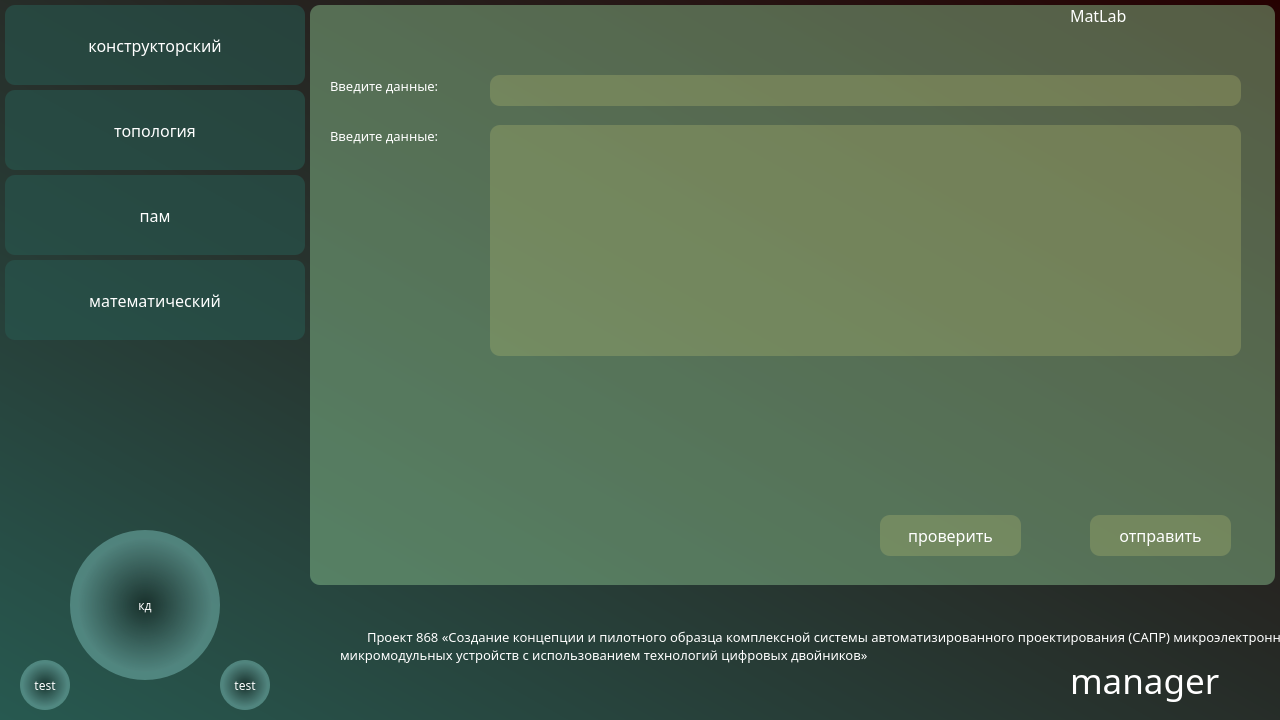
<?xml version="1.0" encoding="UTF-8"?>
<ui version="4.0">
 <class>MainWindow</class>
 <widget class="QMainWindow" name="MainWindow">
  <property name="geometry">
   <rect>
    <x>0</x>
    <y>0</y>
    <width>1280</width>
    <height>720</height>
   </rect>
  </property>
  <property name="sizePolicy">
   <sizepolicy hsizetype="Preferred" vsizetype="Preferred">
    <horstretch>0</horstretch>
    <verstretch>0</verstretch>
   </sizepolicy>
  </property>
  <property name="windowTitle">
   <string>MainWindow</string>
  </property>
  <property name="styleSheet">
   <string notr="true">background-color: qlineargradient(spread:pad, x1:0, y1:1, x2:1, y2:0, stop:0 rgba(39, 89, 80, 255), stop:1 rgba(38, 1, 1, 255));</string>
  </property>
  <widget class="QWidget" name="centralwidget">
   <widget class="QPushButton" name="btn_engen">
    <property name="enabled">
     <bool>true</bool>
    </property>
    <property name="geometry">
     <rect>
      <x>5</x>
      <y>5</y>
      <width>300</width>
      <height>80</height>
     </rect>
    </property>
    <property name="font">
     <font>
      <family>Sitka</family>
      <pointsize>12</pointsize>
      <weight>50</weight>
      <italic>false</italic>
      <bold>false</bold>
      <strikeout>false</strikeout>
     </font>
    </property>
    <property name="cursor">
     <cursorShape>ArrowCursor</cursorShape>
    </property>
    <property name="styleSheet">
     <string notr="true">background-color: rgba(39, 89, 80, 150);
color: rgb(255, 255, 255);
border-radius: 10px;
border: none</string>
    </property>
    <property name="text">
     <string>конструкторский</string>
    </property>
   </widget>
   <widget class="QPushButton" name="btn_topology">
    <property name="enabled">
     <bool>true</bool>
    </property>
    <property name="geometry">
     <rect>
      <x>5</x>
      <y>90</y>
      <width>300</width>
      <height>80</height>
     </rect>
    </property>
    <property name="font">
     <font>
      <family>Sitka</family>
      <pointsize>12</pointsize>
      <weight>50</weight>
      <italic>false</italic>
      <bold>false</bold>
      <strikeout>false</strikeout>
     </font>
    </property>
    <property name="cursor">
     <cursorShape>ArrowCursor</cursorShape>
    </property>
    <property name="styleSheet">
     <string notr="true">background-color: rgba(39, 89, 80, 150);
color: rgb(255, 255, 255);
border-radius: 10px;
border: none</string>
    </property>
    <property name="text">
     <string>топология</string>
    </property>
   </widget>
   <widget class="QPushButton" name="btn_pam">
    <property name="enabled">
     <bool>true</bool>
    </property>
    <property name="geometry">
     <rect>
      <x>5</x>
      <y>175</y>
      <width>300</width>
      <height>80</height>
     </rect>
    </property>
    <property name="font">
     <font>
      <family>Sitka</family>
      <pointsize>12</pointsize>
      <weight>50</weight>
      <italic>false</italic>
      <bold>false</bold>
      <strikeout>false</strikeout>
     </font>
    </property>
    <property name="cursor">
     <cursorShape>ArrowCursor</cursorShape>
    </property>
    <property name="styleSheet">
     <string notr="true">background-color: rgba(39, 89, 80, 150);
color: rgb(255, 255, 255);
border-radius: 10px;
border: none</string>
    </property>
    <property name="text">
     <string>пам</string>
    </property>
   </widget>
   <widget class="QPushButton" name="btn_math">
    <property name="enabled">
     <bool>true</bool>
    </property>
    <property name="geometry">
     <rect>
      <x>5</x>
      <y>260</y>
      <width>300</width>
      <height>80</height>
     </rect>
    </property>
    <property name="font">
     <font>
      <family>Sitka</family>
      <pointsize>12</pointsize>
      <weight>50</weight>
      <italic>false</italic>
      <bold>false</bold>
      <strikeout>false</strikeout>
     </font>
    </property>
    <property name="cursor">
     <cursorShape>ArrowCursor</cursorShape>
    </property>
    <property name="styleSheet">
     <string notr="true">background-color: rgba(39, 89, 80, 150);
color: rgb(255, 255, 255);
border-radius: 10px;
border: none</string>
    </property>
    <property name="text">
     <string>математический</string>
    </property>
   </widget>
   <widget class="QPushButton" name="btn_kd">
    <property name="enabled">
     <bool>true</bool>
    </property>
    <property name="geometry">
     <rect>
      <x>70</x>
      <y>530</y>
      <width>150</width>
      <height>150</height>
     </rect>
    </property>
    <property name="font">
     <font>
      <family>Sitka</family>
      <pointsize>9</pointsize>
      <weight>50</weight>
      <italic>false</italic>
      <bold>false</bold>
      <strikeout>false</strikeout>
     </font>
    </property>
    <property name="cursor">
     <cursorShape>ArrowCursor</cursorShape>
    </property>
    <property name="styleSheet">
     <string notr="true">background-color: qradialgradient(spread:pad, cx:0.5, cy:0.5, radius:0.5, fx:0.5, fy:0.5, stop:0 rgba(0, 0, 0, 96), stop:0.895522 rgba(105, 164, 159, 161));
color: rgb(255, 255, 255);
border-radius: 75px;
border: none</string>
    </property>
    <property name="text">
     <string>кд</string>
    </property>
   </widget>
   <widget class="QLabel" name="text_manager">
    <property name="geometry">
     <rect>
      <x>1070</x>
      <y>650</y>
      <width>191</width>
      <height>61</height>
     </rect>
    </property>
    <property name="font">
     <font>
      <family>Sitka</family>
      <pointsize>26</pointsize>
     </font>
    </property>
    <property name="styleSheet">
     <string notr="true">background-color: rgba(39, 89, 80, 0);
color: rgb(255, 255, 255);</string>
    </property>
    <property name="text">
     <string>manager</string>
    </property>
    <property name="textFormat">
     <enum>Qt::AutoText</enum>
    </property>
   </widget>
   <widget class="QLabel" name="label_2">
    <property name="geometry">
     <rect>
      <x>340</x>
      <y>600</y>
      <width>1001</width>
      <height>91</height>
     </rect>
    </property>
    <property name="font">
     <font>
      <family>Sitka</family>
      <pointsize>10</pointsize>
     </font>
    </property>
    <property name="styleSheet">
     <string notr="true">background-color: rgba(39, 89, 80, 0);
color: rgb(255, 255, 255);</string>
    </property>
    <property name="text">
     <string>        Проект 868 «Создание концепции и пилотного образца комплексной системы автоматизированного проектирования (САПР) микроэлектронных и микромодульных устройств с использованием технологий цифровых двойников»</string>
    </property>
    <property name="textFormat">
     <enum>Qt::AutoText</enum>
    </property>
    <property name="wordWrap">
     <bool>true</bool>
    </property>
   </widget>
   <widget class="QStackedWidget" name="stackedWidget">
    <property name="geometry">
     <rect>
      <x>310</x>
      <y>5</y>
      <width>965</width>
      <height>580</height>
     </rect>
    </property>
    <property name="styleSheet">
     <string notr="true">background-color: rgba(65, 191, 179,70);
border-radius: 10px;
border: none</string>
    </property>
    <property name="currentIndex">
     <number>3</number>
    </property>
    <widget class="QWidget" name="page">
     <property name="styleSheet">
      <string notr="true">background-color: rgba(163, 171, 120, 70);
border-radius: 10px;
border: none</string>
     </property>
     <widget class="QLabel" name="text_arch_eng">
      <property name="geometry">
       <rect>
        <x>760</x>
        <y>0</y>
        <width>201</width>
        <height>21</height>
       </rect>
      </property>
      <property name="font">
       <font>
        <family>Sitka</family>
        <pointsize>12</pointsize>
       </font>
      </property>
      <property name="styleSheet">
       <string notr="true">background-color: rgba(255, 255, 255, 0);
color: rgb(255, 255, 255);</string>
      </property>
      <property name="text">
       <string>Cadence I-Architect</string>
      </property>
     </widget>
     <widget class="QTextEdit" name="textEdit_eng">
      <property name="geometry">
       <rect>
        <x>180</x>
        <y>120</y>
        <width>751</width>
        <height>231</height>
       </rect>
      </property>
      <property name="styleSheet">
       <string notr="true">color: rgb(255, 255, 255);</string>
      </property>
     </widget>
     <widget class="QLineEdit" name="lineEdit_eng">
      <property name="geometry">
       <rect>
        <x>180</x>
        <y>70</y>
        <width>751</width>
        <height>31</height>
       </rect>
      </property>
      <property name="styleSheet">
       <string notr="true">color: rgb(255, 255, 255);</string>
      </property>
     </widget>
     <widget class="QLabel" name="text_enter_eng_1">
      <property name="geometry">
       <rect>
        <x>20</x>
        <y>70</y>
        <width>151</width>
        <height>21</height>
       </rect>
      </property>
      <property name="font">
       <font>
        <family>Sitka</family>
        <pointsize>10</pointsize>
       </font>
      </property>
      <property name="styleSheet">
       <string notr="true">background-color: rgba(255, 255, 255, 0);
color: rgb(255, 255, 255);</string>
      </property>
      <property name="text">
       <string>Введите данные:</string>
      </property>
     </widget>
     <widget class="QLabel" name="text_enter_eng_2">
      <property name="geometry">
       <rect>
        <x>20</x>
        <y>120</y>
        <width>151</width>
        <height>21</height>
       </rect>
      </property>
      <property name="font">
       <font>
        <family>Sitka</family>
        <pointsize>10</pointsize>
       </font>
      </property>
      <property name="styleSheet">
       <string notr="true">background-color: rgba(255, 255, 255, 0);
color: rgb(255, 255, 255);</string>
      </property>
      <property name="text">
       <string>Введите данные:</string>
      </property>
     </widget>
     <widget class="QPushButton" name="btn_check_eng">
      <property name="geometry">
       <rect>
        <x>570</x>
        <y>510</y>
        <width>141</width>
        <height>41</height>
       </rect>
      </property>
      <property name="font">
       <font>
        <family>Sitka</family>
        <pointsize>12</pointsize>
       </font>
      </property>
      <property name="styleSheet">
       <string notr="true">color: rgb(255, 255, 255);</string>
      </property>
      <property name="text">
       <string>проверить</string>
      </property>
     </widget>
     <widget class="QPushButton" name="btn_send_eng">
      <property name="geometry">
       <rect>
        <x>780</x>
        <y>510</y>
        <width>141</width>
        <height>41</height>
       </rect>
      </property>
      <property name="font">
       <font>
        <family>Sitka</family>
        <pointsize>12</pointsize>
       </font>
      </property>
      <property name="styleSheet">
       <string notr="true">color: rgb(255, 255, 255);</string>
      </property>
      <property name="text">
       <string>отправить</string>
      </property>
     </widget>
    </widget>
    <widget class="QWidget" name="page_2">
     <property name="styleSheet">
      <string notr="true">background-color: rgba(129, 130, 116, 70);
border-radius: 10px;
border: none</string>
     </property>
     <widget class="QLabel" name="text_modsim_topology">
      <property name="geometry">
       <rect>
        <x>760</x>
        <y>0</y>
        <width>201</width>
        <height>21</height>
       </rect>
      </property>
      <property name="font">
       <font>
        <family>Sitka</family>
        <pointsize>12</pointsize>
       </font>
      </property>
      <property name="styleSheet">
       <string notr="true">background-color: rgba(255, 255, 255, 0);
color: rgb(255, 255, 255);</string>
      </property>
      <property name="text">
       <string>ModelSim</string>
      </property>
     </widget>
     <widget class="QPushButton" name="btn_check_topology">
      <property name="geometry">
       <rect>
        <x>570</x>
        <y>510</y>
        <width>141</width>
        <height>41</height>
       </rect>
      </property>
      <property name="font">
       <font>
        <family>Sitka</family>
        <pointsize>12</pointsize>
       </font>
      </property>
      <property name="styleSheet">
       <string notr="true">color: rgb(255, 255, 255);</string>
      </property>
      <property name="text">
       <string>проверить</string>
      </property>
     </widget>
     <widget class="QLabel" name="text_enter_topology_2">
      <property name="geometry">
       <rect>
        <x>20</x>
        <y>120</y>
        <width>151</width>
        <height>21</height>
       </rect>
      </property>
      <property name="font">
       <font>
        <family>Sitka</family>
        <pointsize>10</pointsize>
       </font>
      </property>
      <property name="styleSheet">
       <string notr="true">background-color: rgba(255, 255, 255, 0);
color: rgb(255, 255, 255);</string>
      </property>
      <property name="text">
       <string>Введите данные:</string>
      </property>
     </widget>
     <widget class="QPushButton" name="btn_send_topology">
      <property name="geometry">
       <rect>
        <x>780</x>
        <y>510</y>
        <width>141</width>
        <height>41</height>
       </rect>
      </property>
      <property name="font">
       <font>
        <family>Sitka</family>
        <pointsize>12</pointsize>
       </font>
      </property>
      <property name="styleSheet">
       <string notr="true">color: rgb(255, 255, 255);</string>
      </property>
      <property name="text">
       <string>отправить</string>
      </property>
     </widget>
     <widget class="QLabel" name="text_enter_topology_1">
      <property name="geometry">
       <rect>
        <x>20</x>
        <y>70</y>
        <width>151</width>
        <height>21</height>
       </rect>
      </property>
      <property name="font">
       <font>
        <family>Sitka</family>
        <pointsize>10</pointsize>
       </font>
      </property>
      <property name="styleSheet">
       <string notr="true">background-color: rgba(255, 255, 255, 0);
color: rgb(255, 255, 255);</string>
      </property>
      <property name="text">
       <string>Введите данные:</string>
      </property>
     </widget>
     <widget class="QLineEdit" name="lineEdit_topology">
      <property name="geometry">
       <rect>
        <x>180</x>
        <y>70</y>
        <width>751</width>
        <height>31</height>
       </rect>
      </property>
      <property name="styleSheet">
       <string notr="true">color: rgb(255, 255, 255);</string>
      </property>
     </widget>
     <widget class="QTextEdit" name="textEdit_topology">
      <property name="geometry">
       <rect>
        <x>180</x>
        <y>120</y>
        <width>751</width>
        <height>231</height>
       </rect>
      </property>
      <property name="styleSheet">
       <string notr="true">color: rgb(255, 255, 255);</string>
      </property>
     </widget>
    </widget>
    <widget class="QWidget" name="page_3">
     <property name="styleSheet">
      <string notr="true">background-color: rgba(80, 98, 102, 70);
border-radius: 10px;
border: none</string>
     </property>
     <widget class="QLabel" name="text_enter_pam_1">
      <property name="geometry">
       <rect>
        <x>20</x>
        <y>70</y>
        <width>151</width>
        <height>21</height>
       </rect>
      </property>
      <property name="font">
       <font>
        <family>Sitka</family>
        <pointsize>10</pointsize>
       </font>
      </property>
      <property name="styleSheet">
       <string notr="true">background-color: rgba(255, 255, 255, 0);
color: rgb(255, 255, 255);</string>
      </property>
      <property name="text">
       <string>Введите данные:</string>
      </property>
     </widget>
     <widget class="QPushButton" name="btn_check_pam">
      <property name="geometry">
       <rect>
        <x>570</x>
        <y>510</y>
        <width>141</width>
        <height>41</height>
       </rect>
      </property>
      <property name="font">
       <font>
        <family>Sitka</family>
        <pointsize>12</pointsize>
       </font>
      </property>
      <property name="styleSheet">
       <string notr="true">color: rgb(255, 255, 255);</string>
      </property>
      <property name="text">
       <string>проверить</string>
      </property>
     </widget>
     <widget class="QTextEdit" name="textEdit_pam">
      <property name="geometry">
       <rect>
        <x>180</x>
        <y>120</y>
        <width>751</width>
        <height>231</height>
       </rect>
      </property>
      <property name="styleSheet">
       <string notr="true">color: rgb(255, 255, 255);</string>
      </property>
     </widget>
     <widget class="QLineEdit" name="lineEdit_pam">
      <property name="geometry">
       <rect>
        <x>180</x>
        <y>70</y>
        <width>751</width>
        <height>31</height>
       </rect>
      </property>
      <property name="styleSheet">
       <string notr="true">color: rgb(255, 255, 255);</string>
      </property>
     </widget>
     <widget class="QLabel" name="text_enter_pam_2">
      <property name="geometry">
       <rect>
        <x>20</x>
        <y>120</y>
        <width>151</width>
        <height>21</height>
       </rect>
      </property>
      <property name="font">
       <font>
        <family>Sitka</family>
        <pointsize>10</pointsize>
       </font>
      </property>
      <property name="styleSheet">
       <string notr="true">background-color: rgba(255, 255, 255, 0);
color: rgb(255, 255, 255);</string>
      </property>
      <property name="text">
       <string>Введите данные:</string>
      </property>
     </widget>
     <widget class="QPushButton" name="btn_send_pam">
      <property name="geometry">
       <rect>
        <x>780</x>
        <y>510</y>
        <width>141</width>
        <height>41</height>
       </rect>
      </property>
      <property name="font">
       <font>
        <family>Sitka</family>
        <pointsize>12</pointsize>
       </font>
      </property>
      <property name="styleSheet">
       <string notr="true">color: rgb(255, 255, 255);</string>
      </property>
      <property name="text">
       <string>отправить</string>
      </property>
     </widget>
     <widget class="QLabel" name="text_spw_pam">
      <property name="geometry">
       <rect>
        <x>760</x>
        <y>0</y>
        <width>201</width>
        <height>21</height>
       </rect>
      </property>
      <property name="font">
       <font>
        <family>Sitka</family>
        <pointsize>12</pointsize>
       </font>
      </property>
      <property name="styleSheet">
       <string notr="true">background-color: rgba(255, 255, 255, 0);
color: rgb(255, 255, 255);</string>
      </property>
      <property name="text">
       <string>Cadence SPW2000</string>
      </property>
     </widget>
    </widget>
    <widget class="QWidget" name="page_4">
     <property name="styleSheet">
      <string notr="true">background-color: rgba(193, 197, 115, 70);
border-radius: 10px;
border: none</string>
     </property>
     <widget class="QLabel" name="text_mat_math">
      <property name="geometry">
       <rect>
        <x>760</x>
        <y>0</y>
        <width>201</width>
        <height>21</height>
       </rect>
      </property>
      <property name="font">
       <font>
        <family>Sitka</family>
        <pointsize>12</pointsize>
       </font>
      </property>
      <property name="styleSheet">
       <string notr="true">background-color: rgba(255, 255, 255, 0);
color: rgb(255, 255, 255);</string>
      </property>
      <property name="text">
       <string>MatLab</string>
      </property>
     </widget>
     <widget class="QLineEdit" name="lineEdit_math">
      <property name="geometry">
       <rect>
        <x>180</x>
        <y>70</y>
        <width>751</width>
        <height>31</height>
       </rect>
      </property>
      <property name="styleSheet">
       <string notr="true">color: rgb(255, 255, 255);</string>
      </property>
     </widget>
     <widget class="QTextEdit" name="textEdit_math">
      <property name="geometry">
       <rect>
        <x>180</x>
        <y>120</y>
        <width>751</width>
        <height>231</height>
       </rect>
      </property>
      <property name="styleSheet">
       <string notr="true">color: rgb(255, 255, 255);</string>
      </property>
     </widget>
     <widget class="QLabel" name="text_enter_math_1">
      <property name="geometry">
       <rect>
        <x>20</x>
        <y>70</y>
        <width>151</width>
        <height>21</height>
       </rect>
      </property>
      <property name="font">
       <font>
        <family>Sitka</family>
        <pointsize>10</pointsize>
       </font>
      </property>
      <property name="styleSheet">
       <string notr="true">background-color: rgba(255, 255, 255, 0);
color: rgb(255, 255, 255);</string>
      </property>
      <property name="text">
       <string>Введите данные:</string>
      </property>
     </widget>
     <widget class="QPushButton" name="btn_send_math">
      <property name="geometry">
       <rect>
        <x>780</x>
        <y>510</y>
        <width>141</width>
        <height>41</height>
       </rect>
      </property>
      <property name="font">
       <font>
        <family>Sitka</family>
        <pointsize>12</pointsize>
       </font>
      </property>
      <property name="styleSheet">
       <string notr="true">color: rgb(255, 255, 255);</string>
      </property>
      <property name="text">
       <string>отправить</string>
      </property>
     </widget>
     <widget class="QPushButton" name="btn_check_math">
      <property name="geometry">
       <rect>
        <x>570</x>
        <y>510</y>
        <width>141</width>
        <height>41</height>
       </rect>
      </property>
      <property name="font">
       <font>
        <family>Sitka</family>
        <pointsize>12</pointsize>
       </font>
      </property>
      <property name="styleSheet">
       <string notr="true">color: rgb(255, 255, 255);</string>
      </property>
      <property name="text">
       <string>проверить</string>
      </property>
     </widget>
     <widget class="QLabel" name="text_enter_math_2">
      <property name="geometry">
       <rect>
        <x>20</x>
        <y>120</y>
        <width>151</width>
        <height>21</height>
       </rect>
      </property>
      <property name="font">
       <font>
        <family>Sitka</family>
        <pointsize>10</pointsize>
       </font>
      </property>
      <property name="styleSheet">
       <string notr="true">background-color: rgba(255, 255, 255, 0);
color: rgb(255, 255, 255);</string>
      </property>
      <property name="text">
       <string>Введите данные:</string>
      </property>
     </widget>
    </widget>
   </widget>
   <widget class="QPushButton" name="btn_openApp">
    <property name="enabled">
     <bool>true</bool>
    </property>
    <property name="geometry">
     <rect>
      <x>220</x>
      <y>660</y>
      <width>50</width>
      <height>50</height>
     </rect>
    </property>
    <property name="font">
     <font>
      <family>Sitka</family>
      <pointsize>9</pointsize>
      <weight>50</weight>
      <italic>false</italic>
      <bold>false</bold>
      <strikeout>false</strikeout>
     </font>
    </property>
    <property name="cursor">
     <cursorShape>ArrowCursor</cursorShape>
    </property>
    <property name="styleSheet">
     <string notr="true">background-color: qradialgradient(spread:pad, cx:0.5, cy:0.5, radius:0.5, fx:0.5, fy:0.5, stop:0 rgba(0, 0, 0, 96), stop:0.895522 rgba(105, 164, 159, 161));
color: rgb(255, 255, 255);
border-radius: 25px;
border: none</string>
    </property>
    <property name="text">
     <string>test</string>
    </property>
   </widget>
   <widget class="QPushButton" name="btn_openWeb">
    <property name="enabled">
     <bool>true</bool>
    </property>
    <property name="geometry">
     <rect>
      <x>20</x>
      <y>660</y>
      <width>50</width>
      <height>50</height>
     </rect>
    </property>
    <property name="font">
     <font>
      <family>Sitka</family>
      <pointsize>9</pointsize>
      <weight>50</weight>
      <italic>false</italic>
      <bold>false</bold>
      <strikeout>false</strikeout>
     </font>
    </property>
    <property name="cursor">
     <cursorShape>ArrowCursor</cursorShape>
    </property>
    <property name="styleSheet">
     <string notr="true">background-color: qradialgradient(spread:pad, cx:0.5, cy:0.5, radius:0.5, fx:0.5, fy:0.5, stop:0 rgba(0, 0, 0, 96), stop:0.895522 rgba(105, 164, 159, 161));
color: rgb(255, 255, 255);
border-radius: 25px;
border: none</string>
    </property>
    <property name="text">
     <string>test</string>
    </property>
   </widget>
   <zorder>stackedWidget</zorder>
   <zorder>btn_engen</zorder>
   <zorder>btn_topology</zorder>
   <zorder>btn_pam</zorder>
   <zorder>btn_math</zorder>
   <zorder>btn_kd</zorder>
   <zorder>text_manager</zorder>
   <zorder>label_2</zorder>
   <zorder>btn_openApp</zorder>
   <zorder>btn_openWeb</zorder>
  </widget>
 </widget>
 <resources>
  <include location="../../../../Downloads/kisspng-tattoo-integrated-circuits-chips-electronic-circ-registration-eurosoi-ulis-2-17-5c6a9fece983a9.1020598415504916289565.qrc"/>
 </resources>
 <connections/>
</ui>
